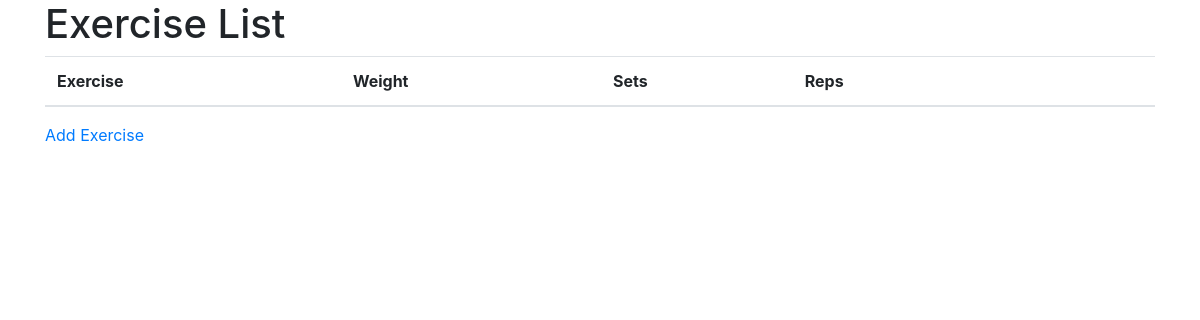
Page /exercises/ on the earlier database version.
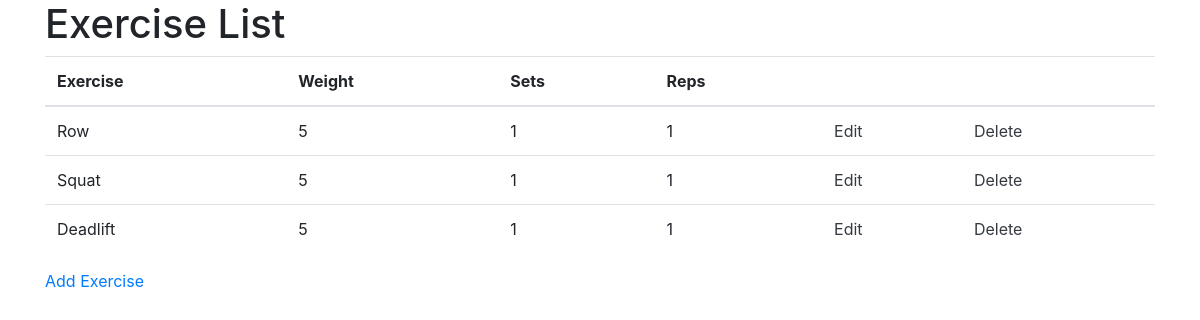
Same page on the later database version.
### exercises/models.py (models this page shows, shortened)
class Exercises(models.Model):
    name = models.CharField(max_length = 200)
    weight = models.IntegerField(default = 5)
    sets = models.IntegerField(default = 1)
    reps = models.IntegerField(default = 1)

### exercises/views.py (the view)
# urls.py: path('', views.exercise_list, name='exercise_list'),
def exercise_list(request, template_name='exercises/exercise_list.html'):
    exercises = Exercises.objects.all()
    data = {}
    data['object_list'] = exercises
    return render(request, template_name, data)

### exercises/templates/exercises/exercise_list.html (shortened to what this page needs)
<!DOCTYPE html>
<html>
  <head>
    <link rel="stylesheet" href="https://maxcdn.bootstrapcdn.com/bootstrap/4.0.0-beta.2/css/bootstrap.min.css">
  </head>
  <body>
    <div class="container">
        <h1>Exercise List</h1>
        <table class="table">
            <thead>
                <tr>
                    <th scope="col">Exercise</th>
                    <th scope="col">Weight</th>
                    <th scope="col">Sets</th>
                    <th scope="col">Reps</th>
                    <th scope="col"></th>
                    <th scope="col"></th>
                </tr>
            </thead>
          {% for exercise in object_list %}
            <tr>
                <td scope="row">{{ exercise.name }}</td>
                <td>{{ exercise.weight }}</td>
                <td>{{ exercise.sets }}</td>
                <td>{{ exercise.reps }}</td>
                <td><a class = "text-dark" href="{% url 'exercises:exercise_update' exercise.id %}">Edit</a></td>
                <td><a class = "text-dark" href="{% url 'exercises:exercise_delete' exercise.id %}">Delete</a></td>
            </tr>
          {% endfor %}
        </table>
        <a href="{% url 'exercises:exercise_create' %}">Add Exercise</a>
    </div>
  </body>
</html>

Differences in the rows shown:
added Exercises: name "Row", weight "5", sets "1", reps "1"
added Exercises: name "Squat", weight "5", sets "1", reps "1"
added Exercises: name "Deadlift", weight "5", sets "1", reps "1"
